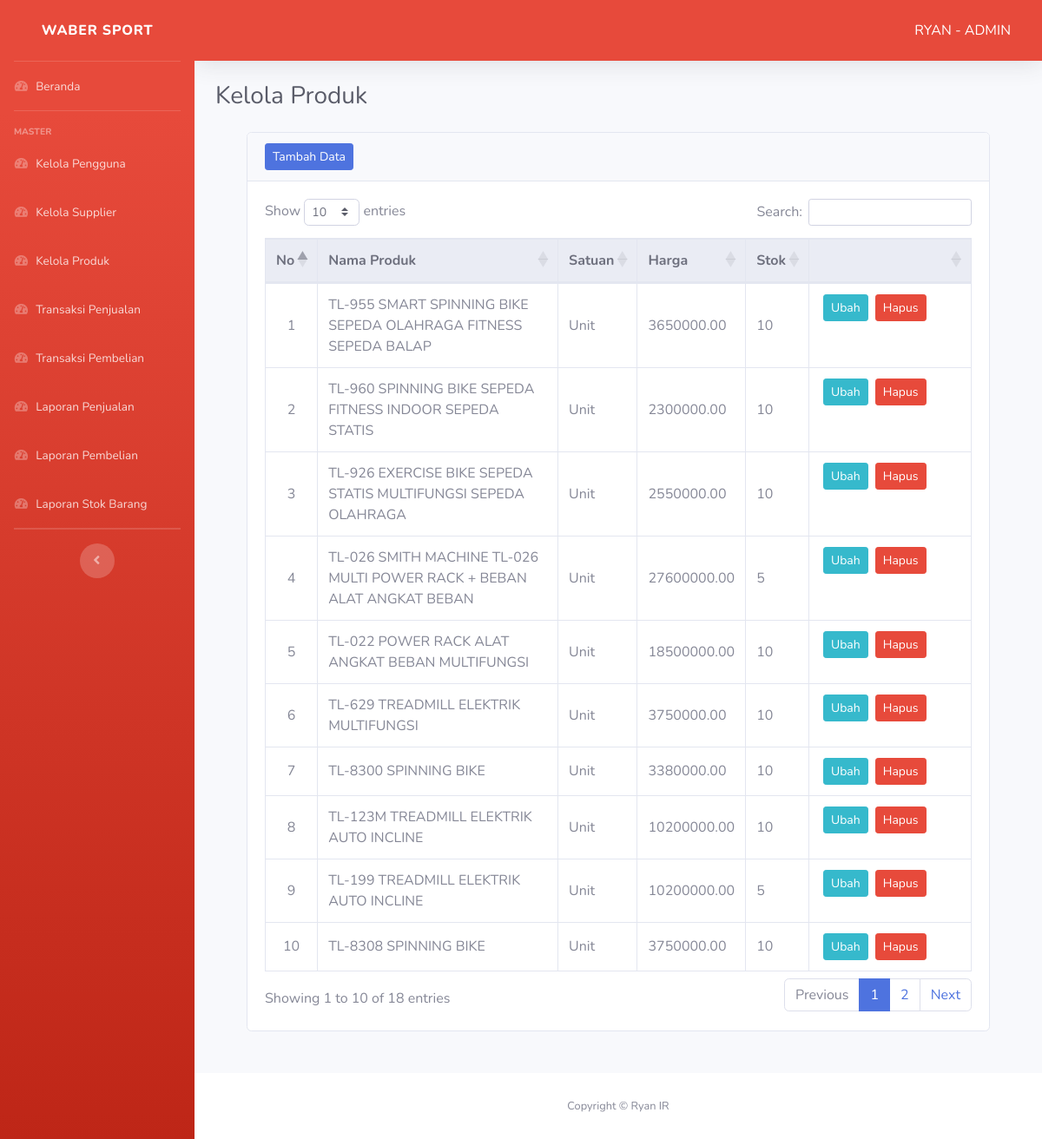
The page /pages/admin/kelola-produk.php (signed in) on the database its author committed.
### tables this page shows
CREATE TABLE `produk` (
  `id_produk` int(11) NOT NULL,
  `nama_produk` varchar(100) NOT NULL,
  `satuan_produk` varchar(20) NOT NULL,
  `harga` decimal(10,2) NOT NULL,
  `stok` int(11) NOT NULL
);

### pages/admin/kelola-produk.php (the view, shortened to what this page needs)
<!DOCTYPE html>
<html lang="en">
<head>
    <?php include '../../layout/header.php' ?>
</head>
<body id="page-top">
    <div id="wrapper">
        <?php include '../../layout/sidebar-admin.php' ?>
        <div id="content-wrapper" class="d-flex flex-column">
            <div id="content">
                <?php include '../../layout/topbar.php' ?>
                <div class="container-fluid">
                    <div class="d-sm-flex align-items-center justify-content-between mb-4">
                        <h1 class="h3 mb-0 text-gray-800">Kelola Produk</h1>
                    </div>
                    <div class="container row-12">
                        <div class="col">
                            <div class="card mb-5">
                                <div class="card-header">
                                    <div class="nav-item">
                                        <a href="tambah-produk.php" class="btn btn-sm btn-primary">Tambah Data</a>
                                    </div>
                                </div>
                                <div class="card-body">
                                    <table class="table table-responsive-lg table-hover table-bordered" id="Table">
                                        <thead class="thead-light text-center">
                                            <tr>
                                                <th width=6%>No</th>
                                                <th>Nama Produk</th>
                                                <th>Satuan</th>
                                                <th>Harga</th>
                                                <th>Stok</th>
                                                <th width=23%></th>
                                            </tr>
                                        </thead>
                                        <tbody>
                                            <?php
                                            include "../../koneksi.php";
                                            $no = 1;
                                            $query = "SELECT id_produk, nama_produk, satuan_produk, harga, stok FROM produk";
                                            $data = mysqli_query($koneksi, $query);
                                            if (mysqli_num_rows($data) == 0) {
                                            ?>
                                                <tr>
                                                    <td colspan="6" class="text-center font-weight-bold">Data Kosong</td>
                                                </tr>
                                                <?php
                                            } else {
                                                while ($item = mysqli_fetch_array($data)) {
                                                ?>
                                                    <tr>
                                                        <td class="text-center align-middle"><?php echo $no++; ?></td>
                                                        <td class="align-middle"><?php echo $item['nama_produk']; ?></td>
                                                        <td class="align-middle"><?php echo $item['satuan_produk']; ?></td>
                                                        <td class="align-middle"><?php echo $item['harga']; ?></td>
                                                        <td class="align-middle"><?php echo $item['stok']; ?></td>
                                                        <td class="text-center">
                                                            <a href="ubah-produk.php?id=<?php echo $item['id_produk'] ?>" class="btn btn-info btn-sm mx-1 float-left">Ubah</a>
                                                            <form action="hapus-produk.php?id=<?php echo $item['id_produk'] ?>" method="post">
                                                                <button type="submit" class="btn btn-danger btn-sm mx-1 float-left">Hapus</button>
                                                            </form>
                                                        </td>
                                                    </tr>
                                            <?php
                                                }
                                            }
                                            ?>
                                        </tbody>
                                    </table>
                                </div>
                            </div>
                        </div>
                    </div>
                </div>
            </div>
            <?php include '../../layout/footer.php' ?>
        </div>
    </div>
</body>
</html>

### rows shown on the page
produk: nama_produk "TL-955 SMART SPINNING BIKE SEPEDA OLAHRAGA FITNESS SEPEDA BALAP", satuan_produk "Unit", harga "3650000.00", stok "10"
produk: nama_produk "TL-960 SPINNING BIKE SEPEDA FITNESS INDOOR SEPEDA STATIS", satuan_produk "Unit", harga "2300000.00", stok "10"
produk: nama_produk "TL-926 EXERCISE BIKE SEPEDA STATIS MULTIFUNGSI SEPEDA OLAHRAGA", satuan_produk "Unit", harga "2550000.00", stok "10"
produk: nama_produk "TL-026 SMITH MACHINE TL-026 MULTI POWER RACK + BEBAN ALAT ANGKAT BEBAN", satuan_produk "Unit", harga "27600000.00", stok "5"
produk: nama_produk "TL-022 POWER RACK ALAT ANGKAT BEBAN MULTIFUNGSI", satuan_produk "Unit", harga "18500000.00", stok "10"
produk: nama_produk "TL-629 TREADMILL ELEKTRIK MULTIFUNGSI", satuan_produk "Unit", harga "3750000.00", stok "10"
produk: nama_produk "TL-8300 SPINNING BIKE", satuan_produk "Unit", harga "3380000.00", stok "10"
produk: nama_produk "TL-123M TREADMILL ELEKTRIK AUTO INCLINE", satuan_produk "Unit", harga "10200000.00", stok "10"
produk: nama_produk "TL-199 TREADMILL ELEKTRIK AUTO INCLINE", satuan_produk "Unit", harga "10200000.00", stok "5"
produk: nama_produk "TL-8308 SPINNING BIKE", satuan_produk "Unit", harga "3750000.00", stok "10"

### other values the page prints
$_SESSION['nama'] "RYAN"
$_SESSION['jabatan'] "ADMIN"
